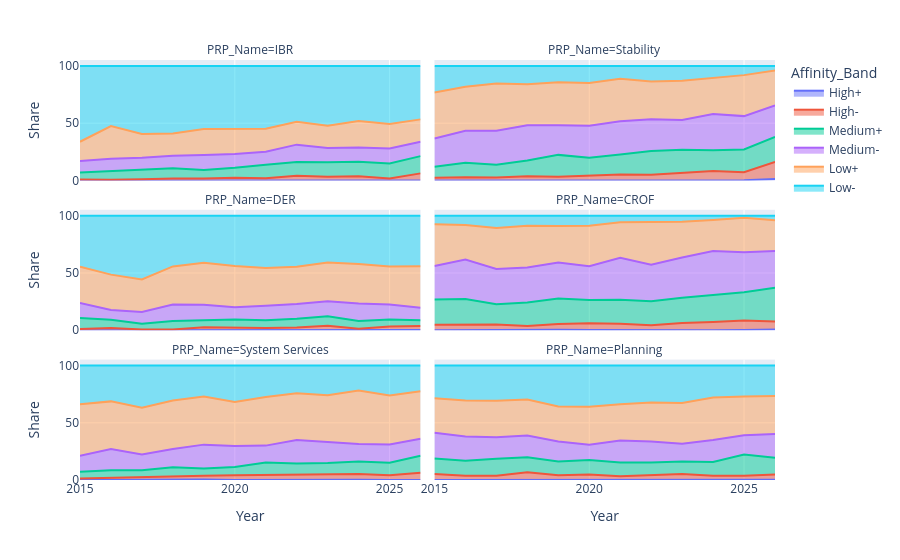

Write notebook code for a chart like this one.
### Markdown cell above
# TPWRS PRP Publications by Year: Six Affinity Bands

### Code cell
from pathlib import Path

import pandas as pd
import plotly.express as px

repo_root = Path.cwd().resolve().parent if Path.cwd().name == "notebooks" else Path.cwd().resolve()
benchmark_root = repo_root / "data" / "results" / "affinity_benchmark"
mapping_path = repo_root / "data" / "processed" / "ra_grouping_ra2025.csv"
band_order = ["Low-", "Low+", "Medium-", "Medium+", "High-", "High+"]
programme_order = ["IBR", "Stability", "DER", "CROF", "System Services", "Planning"]


def load_programme_mapping():
    programme_mapping = pd.read_csv(mapping_path)[["RA2025", "Grouping"]]
    return (
        programme_mapping
        .dropna()
        .drop_duplicates()
        .rename(columns={"RA2025": "RA2025_ID", "Grouping": "PRP_Name"})
    )


def assign_programme_bands(ra_adjudication_df):
    programme_mapping = load_programme_mapping()
    question_scores = ra_adjudication_df.copy()
    question_scores["RA2025_ID"] = pd.to_numeric(question_scores["RA2025_ID"], errors="coerce")
    question_scores["Final_Affinity"] = pd.to_numeric(question_scores["Final_Affinity"], errors="coerce")
    programme_mapping["RA2025_ID"] = pd.to_numeric(programme_mapping["RA2025_ID"], errors="coerce")
    question_scores = question_scores.merge(programme_mapping, on="RA2025_ID", how="left")
    question_scores = question_scores.dropna(
        subset=["Abstract_Index", "PRP_Name", "RA2025_ID", "Final_Affinity"]
    )
    programme_scores = (
        question_scores
        .sort_values(
            ["Abstract_Index", "PRP_Name", "Final_Affinity", "RA2025_ID"],
            ascending=[True, True, False, True],
        )
        .drop_duplicates(["Abstract_Index", "PRP_Name"], keep="first")
        .rename(
            columns={
                "RA2025_ID": "Highest_Question_ID",
                "RA_Question": "Highest_Question_Text",
                "Final_Affinity": "Highest_Question_Affinity",
            }
        )
    )
    programme_scores["Affinity_Band"] = pd.cut(
        programme_scores["Highest_Question_Affinity"],
        bins=[0, 20, 40, 60, 80, 100, float('inf')],
        labels=band_order,
        right=False,
    )
    return programme_scores


assignments_df = pd.concat(
    [
        assign_programme_bands(pd.read_csv(path)).assign(
            Year=int(path.parent.name.split("_")[1])
        )
        for path in sorted(benchmark_root.glob("tpwrs_*/adjudicated_ra_affinities.csv"))
    ],
    ignore_index=True,
 )

papers_per_year = assignments_df.groupby("Year")["Abstract_Index"].nunique()
coverage_bands = (
    assignments_df
    .groupby(["Year", "PRP_Name", "Affinity_Band"], observed=True)["Abstract_Index"]
    .nunique()
    .rename("Papers")
    .reindex(
        pd.MultiIndex.from_product(
            [papers_per_year.index, programme_order, band_order],
            names=["Year", "PRP_Name", "Affinity_Band"],
        ),
        fill_value=0,
    )
    .reset_index()
    .merge(papers_per_year.rename("Papers_Total"), on="Year")
 )
coverage_bands["Share"] = 100 * coverage_bands["Papers"] / coverage_bands["Papers_Total"]
coverage_bands["Affinity_Band"] = pd.Categorical(
    coverage_bands["Affinity_Band"], categories=band_order, ordered=True
 )


figure = px.area(
    coverage_bands,
    x="Year",
    y="Share",
    color="Affinity_Band",
    facet_col="PRP_Name",
    facet_col_wrap=2,
    category_orders={
        "PRP_Name": programme_order,
        "Affinity_Band": band_order[::-1],
    },
 )
# figure.update_yaxes(range=[0, 80])
figure.show()

### Figure 1 — Plotly figure (JSON) as saved in the notebook; plotly's stock layout.template omitted (floating-point values rounded to 4 significant figures)
{"data": [{"fillpattern": {"shape": ""}, "hovertemplate": "Affinity_Band=High+<br>PRP_Name=IBR<br>Year=%{x}<br>Share=%{y}<extra></extra>", "legendgroup": "High+", "line": {"color": "#636efa"}, "marker": {"symbol": "circle"}, "mode": "lines", "name": "High+", "orientation": "v", "showlegend": true, "stackgroup": "1", "type": "scatter", "x": [2015, 2016, 2017, 2018, 2019, 2020, 2021, 2022, 2023, 2024, 2025, 2026], "xaxis": "x5", "y": [0.0, 0.0, 0.0, 0.0, 0.0, 0.0, 0.0, 0.0, 0.0, 0.0, 0.0, 0.0], "yaxis": "y5"}, {"fillpattern": {"shape": ""}, "hovertemplate": "Affinity_Band=High-<br>PRP_Name=IBR<br>Year=%{x}<br>Share=%{y}<extra></extra>", "legendgroup": "High-", "line": {"color": "#EF553B"}, "marker": {"symbol": "circle"}, "mode": "lines", "name": "High-", "orientation": "v", "showlegend": true, "stackgroup": "1", "type": "scatter", "x": [2015, 2016, 2017, 2018, 2019, 2020, 2021, 2022, 2023, 2024, 2025, 2026], "xaxis": "x5", "y": [0.838, 0.565, 1.004, 1.707, 1.566, 2.277, 1.789, 3.991, 3.206, 3.654, 1.77, 6.145], "yaxis": "y5"}, {"fillpattern": {"shape": ""}, "hovertemplate": "Affinity_Band=Medium+<br>PRP_Name=IBR<br>Year=%{x}<br>Share=%{y}<extra></extra>", "legendgroup": "Medium+", "line": {"color": "#00cc96"}, "marker": {"symbol": "circle"}, "mode": "lines", "name": "Medium+", "orientation": "v", "showlegend": true, "stackgroup": "1", "type": "scatter", "x": [2015, 2016, 2017, 2018, 2019, 2020, 2021, 2022, 2023, 2024, 2025, 2026], "xaxis": "x5", "y": [6.145, 7.721, 8.233, 8.962, 7.632, 8.696, 11.99, 12.2, 12.63, 12.62, 13.05, 15.08], "yaxis": "y5"}, {"fillpattern": {"shape": ""}, "hovertemplate": "Affinity_Band=Medium-<br>PRP_Name=IBR<br>Year=%{x}<br>Share=%{y}<extra></extra>", "legendgroup": "Medium-", "line": {"color": "#ab63fa"}, "marker": {"symbol": "circle"}, "mode": "lines", "name": "Medium-", "orientation": "v", "showlegend": true, "stackgroup": "1", "type": "scatter", "x": [2015, 2016, 2017, 2018, 2019, 2020, 2021, 2022, 2023, 2024, 2025, 2026], "xaxis": "x5", "y": [10.06, 10.73, 10.64, 10.81, 13.11, 12.22, 11.27, 15.08, 12.42, 12.46, 13.05, 12.57], "yaxis": "y5"}, {"fillpattern": {"shape": ""}, "hovertemplate": "Affinity_Band=Low+<br>PRP_Name=IBR<br>Year=%{x}<br>Share=%{y}<extra></extra>", "legendgroup": "Low+", "line": {"color": "#FFA15A"}, "marker": {"symbol": "circle"}, "mode": "lines", "name": "Low+", "orientation": "v", "showlegend": true, "stackgroup": "1", "type": "scatter", "x": [2015, 2016, 2017, 2018, 2019, 2020, 2021, 2022, 2023, 2024, 2025, 2026], "xaxis": "x5", "y": [16.76, 28.44, 20.68, 19.63, 22.7, 21.53, 20.04, 19.96, 19.64, 23.09, 21.46, 19.55], "yaxis": "y5"}, {"fillpattern": {"shape": ""}, "hovertemplate": "Affinity_Band=Low-<br>PRP_Name=IBR<br>Year=%{x}<br>Share=%{y}<extra></extra>", "legendgroup": "Low-", "line": {"color": "#19d3f3"}, "marker": {"symbol": "circle"}, "mode": "lines", "name": "Low-", "orientation": "v", "showlegend": true, "stackgroup": "1", "type": "scatter", "x": [2015, 2016, 2017, 2018, 2019, 2020, 2021, 2022, 2023, 2024, 2025, 2026], "xaxis": "x5", "y": [66.2, 52.54, 59.44, 58.89, 54.99, 55.28, 54.92, 48.78, 52.1, 48.17, 50.66, 46.65], "yaxis": "y5"}, {"fillpattern": {"shape": ""}, "hovertemplate": "Affinity_Band=High+<br>PRP_Name=Stability<br>Year=%{x}<br>Share=%{y}<extra></extra>", "legendgroup": "High+", "line": {"color": "#636efa"}, "marker": {"symbol": "circle"}, "mode": "lines", "name": "High+", "orientation": "v", "showlegend": false, "stackgroup": "1", "type": "scatter", "x": [2015, 2016, 2017, 2018, 2019, 2020, 2021, 2022, 2023, 2024, 2025, 2026], "xaxis": "x6", "y": [0.0, 0.0, 0.0, 0.0, 0.1957, 0.0, 0.3578, 0.0, 0.2004, 0.1661, 0.2212, 1.117], "yaxis": "y6"}, {"fillpattern": {"shape": ""}, "hovertemplate": "Affinity_Band=High-<br>PRP_Name=Stability<br>Year=%{x}<br>Share=%{y}<extra></extra>", "legendgroup": "High-", "line": {"color": "#EF553B"}, "marker": {"symbol": "circle"}, "mode": "lines", "name": "High-", "orientation": "v", "showlegend": false, "stackgroup": "1", "type": "scatter", "x": [2015, 2016, 2017, 2018, 2019, 2020, 2021, 2022, 2023, 2024, 2025, 2026], "xaxis": "x6", "y": [2.235, 2.825, 2.61, 3.698, 2.935, 4.348, 4.83, 4.878, 6.413, 7.973, 6.858, 15.08], "yaxis": "y6"}, {"fillpattern": {"shape": ""}, "hovertemplate": "Affinity_Band=Medium+<br>PRP_Name=Stability<br>Year=%{x}<br>Share=%{y}<extra></extra>", "legendgroup": "Medium+", "line": {"color": "#00cc96"}, "marker": {"symbol": "circle"}, "mode": "lines", "name": "Medium+", "orientation": "v", "showlegend": false, "stackgroup": "1", "type": "scatter", "x": [2015, 2016, 2017, 2018, 2019, 2020, 2021, 2022, 2023, 2024, 2025, 2026], "xaxis": "x6", "y": [9.777, 12.62, 11.04, 13.66, 19.18, 15.53, 17.35, 20.84, 20.24, 18.27, 19.91, 21.79], "yaxis": "y6"}, {"fillpattern": {"shape": ""}, "hovertemplate": "Affinity_Band=Medium-<br>PRP_Name=Stability<br>Year=%{x}<br>Share=%{y}<extra></extra>", "legendgroup": "Medium-", "line": {"color": "#ab63fa"}, "marker": {"symbol": "circle"}, "mode": "lines", "name": "Medium-", "orientation": "v", "showlegend": false, "stackgroup": "1", "type": "scatter", "x": [2015, 2016, 2017, 2018, 2019, 2020, 2021, 2022, 2023, 2024, 2025, 2026], "xaxis": "x6", "y": [24.58, 27.87, 29.72, 30.87, 25.83, 27.95, 29.16, 27.72, 26.05, 31.56, 29.2, 27.65], "yaxis": "y6"}, {"fillpattern": {"shape": ""}, "hovertemplate": "Affinity_Band=Low+<br>PRP_Name=Stability<br>Year=%{x}<br>Share=%{y}<extra></extra>", "legendgroup": "Low+", "line": {"color": "#FFA15A"}, "marker": {"symbol": "circle"}, "mode": "lines", "name": "Low+", "orientation": "v", "showlegend": false, "stackgroup": "1", "type": "scatter", "x": [2015, 2016, 2017, 2018, 2019, 2020, 2021, 2022, 2023, 2024, 2025, 2026], "xaxis": "x6", "y": [40.22, 38.61, 41.37, 35.85, 37.57, 37.27, 37.21, 33.04, 34.27, 31.73, 35.84, 30.45], "yaxis": "y6"}, {"fillpattern": {"shape": ""}, "hovertemplate": "Affinity_Band=Low-<br>PRP_Name=Stability<br>Year=%{x}<br>Share=%{y}<extra></extra>", "legendgroup": "Low-", "line": {"color": "#19d3f3"}, "marker": {"symbol": "circle"}, "mode": "lines", "name": "Low-", "orientation": "v", "showlegend": false, "stackgroup": "1", "type": "scatter", "x": [2015, 2016, 2017, 2018, 2019, 2020, 2021, 2022, 2023, 2024, 2025, 2026], "xaxis": "x6", "y": [23.18, 18.08, 15.26, 15.93, 14.29, 14.91, 11.09, 13.53, 12.83, 10.3, 7.965, 3.911], "yaxis": "y6"}, {"fillpattern": {"shape": ""}, "hovertemplate": "Affinity_Band=High+<br>PRP_Name=DER<br>Year=%{x}<br>Share=%{y}<extra></extra>", "legendgroup": "High+", "line": {"color": "#636efa"}, "marker": {"symbol": "circle"}, "mode": "lines", "name": "High+", "orientation": "v", "showlegend": false, "stackgroup": "1", "type": "scatter", "x": [2015, 2016, 2017, 2018, 2019, 2020, 2021, 2022, 2023, 2024, 2025, 2026], "xaxis": "x3", "y": [0.0, 0.0, 0.0, 0.0, 0.0, 0.0, 0.1789, 0.0, 0.0, 0.0, 0.2212, 0.2793], "yaxis": "y3"}, {"fillpattern": {"shape": ""}, "hovertemplate": "Affinity_Band=High-<br>PRP_Name=DER<br>Year=%{x}<br>Share=%{y}<extra></extra>", "legendgroup": "High-", "line": {"color": "#EF553B"}, "marker": {"symbol": "circle"}, "mode": "lines", "name": "High-", "orientation": "v", "showlegend": false, "stackgroup": "1", "type": "scatter", "x": [2015, 2016, 2017, 2018, 2019, 2020, 2021, 2022, 2023, 2024, 2025, 2026], "xaxis": "x3", "y": [1.117, 1.883, 0.6024, 0.7112, 2.544, 2.07, 1.789, 2.439, 3.808, 1.163, 3.097, 3.352], "yaxis": "y3"}, {"fillpattern": {"shape": ""}, "hovertemplate": "Affinity_Band=Medium+<br>PRP_Name=DER<br>Year=%{x}<br>Share=%{y}<extra></extra>", "legendgroup": "Medium+", "line": {"color": "#00cc96"}, "marker": {"symbol": "circle"}, "mode": "lines", "name": "Medium+", "orientation": "v", "showlegend": false, "stackgroup": "1", "type": "scatter", "x": [2015, 2016, 2017, 2018, 2019, 2020, 2021, 2022, 2023, 2024, 2025, 2026], "xaxis": "x3", "y": [9.497, 7.345, 5.02, 7.255, 6.262, 7.246, 6.798, 7.539, 8.417, 6.977, 5.973, 5.028], "yaxis": "y3"}, {"fillpattern": {"shape": ""}, "hovertemplate": "Affinity_Band=Medium-<br>PRP_Name=DER<br>Year=%{x}<br>Share=%{y}<extra></extra>", "legendgroup": "Medium-", "line": {"color": "#ab63fa"}, "marker": {"symbol": "circle"}, "mode": "lines", "name": "Medium-", "orientation": "v", "showlegend": false, "stackgroup": "1", "type": "scatter", "x": [2015, 2016, 2017, 2018, 2019, 2020, 2021, 2022, 2023, 2024, 2025, 2026], "xaxis": "x3", "y": [13.13, 8.475, 10.24, 14.51, 13.5, 10.77, 12.7, 12.86, 13.03, 15.28, 13.27, 10.89], "yaxis": "y3"}, {"fillpattern": {"shape": ""}, "hovertemplate": "Affinity_Band=Low+<br>PRP_Name=DER<br>Year=%{x}<br>Share=%{y}<extra></extra>", "legendgroup": "Low+", "line": {"color": "#FFA15A"}, "marker": {"symbol": "circle"}, "mode": "lines", "name": "Low+", "orientation": "v", "showlegend": false, "stackgroup": "1", "type": "scatter", "x": [2015, 2016, 2017, 2018, 2019, 2020, 2021, 2022, 2023, 2024, 2025, 2026], "xaxis": "x3", "y": [31.84, 30.89, 28.51, 33.29, 36.59, 36.02, 32.92, 32.59, 33.87, 34.55, 33.19, 36.31], "yaxis": "y3"}, {"fillpattern": {"shape": ""}, "hovertemplate": "Affinity_Band=Low-<br>PRP_Name=DER<br>Year=%{x}<br>Share=%{y}<extra></extra>", "legendgroup": "Low-", "line": {"color": "#19d3f3"}, "marker": {"symbol": "circle"}, "mode": "lines", "name": "Low-", "orientation": "v", "showlegend": false, "stackgroup": "1", "type": "scatter", "x": [2015, 2016, 2017, 2018, 2019, 2020, 2021, 2022, 2023, 2024, 2025, 2026], "xaxis": "x3", "y": [44.41, 51.41, 55.62, 44.24, 41.1, 43.89, 45.62, 44.57, 40.88, 42.03, 44.25, 44.13], "yaxis": "y3"}, {"fillpattern": {"shape": ""}, "hovertemplate": "Affinity_Band=High+<br>PRP_Name=CROF<br>Year=%{x}<br>Share=%{y}<extra></extra>", "legendgroup": "High+", "line": {"color": "#636efa"}, "marker": {"symbol": "circle"}, "mode": "lines", "name": "High+", "orientation": "v", "showlegend": false, "stackgroup": "1", "type": "scatter", "x": [2015, 2016, 2017, 2018, 2019, 2020, 2021, 2022, 2023, 2024, 2025, 2026], "xaxis": "x4", "y": [0.0, 0.1883, 0.2008, 0.1422, 0.3914, 0.207, 0.0, 0.0, 0.2004, 0.0, 0.2212, 0.5587], "yaxis": "y4"}, {"fillpattern": {"shape": ""}, "hovertemplate": "Affinity_Band=High-<br>PRP_Name=CROF<br>Year=%{x}<br>Share=%{y}<extra></extra>", "legendgroup": "High-", "line": {"color": "#EF553B"}, "marker": {"symbol": "circle"}, "mode": "lines", "name": "High-", "orientation": "v", "showlegend": false, "stackgroup": "1", "type": "scatter", "x": [2015, 2016, 2017, 2018, 2019, 2020, 2021, 2022, 2023, 2024, 2025, 2026], "xaxis": "x4", "y": [4.749, 4.52, 4.819, 3.556, 5.088, 5.797, 5.725, 4.435, 6.012, 7.143, 8.186, 6.983], "yaxis": "y4"}, {"fillpattern": {"shape": ""}, "hovertemplate": "Affinity_Band=Medium+<br>PRP_Name=CROF<br>Year=%{x}<br>Share=%{y}<extra></extra>", "legendgroup": "Medium+", "line": {"color": "#00cc96"}, "marker": {"symbol": "circle"}, "mode": "lines", "name": "Medium+", "orientation": "v", "showlegend": false, "stackgroup": "1", "type": "scatter", "x": [2015, 2016, 2017, 2018, 2019, 2020, 2021, 2022, 2023, 2024, 2025, 2026], "xaxis": "x4", "y": [22.07, 22.6, 17.67, 20.63, 22.31, 20.29, 20.93, 20.84, 22.24, 23.92, 24.78, 29.61], "yaxis": "y4"}, {"fillpattern": {"shape": ""}, "hovertemplate": "Affinity_Band=Medium-<br>PRP_Name=CROF<br>Year=%{x}<br>Share=%{y}<extra></extra>", "legendgroup": "Medium-", "line": {"color": "#ab63fa"}, "marker": {"symbol": "circle"}, "mode": "lines", "name": "Medium-", "orientation": "v", "showlegend": false, "stackgroup": "1", "type": "scatter", "x": [2015, 2016, 2017, 2018, 2019, 2020, 2021, 2022, 2023, 2024, 2025, 2026], "xaxis": "x4", "y": [29.33, 34.46, 30.92, 30.44, 31.31, 29.61, 36.67, 31.93, 35.07, 38.21, 34.96, 32.12], "yaxis": "y4"}, {"fillpattern": {"shape": ""}, "hovertemplate": "Affinity_Band=Low+<br>PRP_Name=CROF<br>Year=%{x}<br>Share=%{y}<extra></extra>", "legendgroup": "Low+", "line": {"color": "#FFA15A"}, "marker": {"symbol": "circle"}, "mode": "lines", "name": "Low+", "orientation": "v", "showlegend": false, "stackgroup": "1", "type": "scatter", "x": [2015, 2016, 2017, 2018, 2019, 2020, 2021, 2022, 2023, 2024, 2025, 2026], "xaxis": "x4", "y": [36.59, 30.13, 35.74, 36.56, 32.09, 35.4, 30.95, 37.03, 31.26, 27.08, 30.09, 26.82], "yaxis": "y4"}, {"fillpattern": {"shape": ""}, "hovertemplate": "Affinity_Band=Low-<br>PRP_Name=CROF<br>Year=%{x}<br>Share=%{y}<extra></extra>", "legendgroup": "Low-", "line": {"color": "#19d3f3"}, "marker": {"symbol": "circle"}, "mode": "lines", "name": "Low-", "orientation": "v", "showlegend": false, "stackgroup": "1", "type": "scatter", "x": [2015, 2016, 2017, 2018, 2019, 2020, 2021, 2022, 2023, 2024, 2025, 2026], "xaxis": "x4", "y": [7.263, 8.098, 10.64, 8.677, 8.806, 8.696, 5.725, 5.765, 5.21, 3.654, 1.77, 3.911], "yaxis": "y4"}, {"fillpattern": {"shape": ""}, "hovertemplate": "Affinity_Band=High+<br>PRP_Name=System Services<br>Year=%{x}<br>Share=%{y}<extra></extra>", "legendgroup": "High+", "line": {"color": "#636efa"}, "marker": {"symbol": "circle"}, "mode": "lines", "name": "High+", "orientation": "v", "showlegend": false, "stackgroup": "1", "type": "scatter", "x": [2015, 2016, 2017, 2018, 2019, 2020, 2021, 2022, 2023, 2024, 2025, 2026], "xaxis": "x", "y": [0.0, 0.1883, 0.0, 0.2845, 0.3914, 0.0, 0.1789, 0.4435, 0.0, 0.1661, 0.0, 0.0], "yaxis": "y"}, {"fillpattern": {"shape": ""}, "hovertemplate": "Affinity_Band=High-<br>PRP_Name=System Services<br>Year=%{x}<br>Share=%{y}<extra></extra>", "legendgroup": "High-", "line": {"color": "#EF553B"}, "marker": {"symbol": "circle"}, "mode": "lines", "name": "High-", "orientation": "v", "showlegend": false, "stackgroup": "1", "type": "scatter", "x": [2015, 2016, 2017, 2018, 2019, 2020, 2021, 2022, 2023, 2024, 2025, 2026], "xaxis": "x", "y": [1.397, 1.883, 2.61, 3.414, 3.327, 4.141, 4.293, 4.656, 5.411, 5.15, 4.204, 6.425], "yaxis": "y"}, {"fillpattern": {"shape": ""}, "hovertemplate": "Affinity_Band=Medium+<br>PRP_Name=System Services<br>Year=%{x}<br>Share=%{y}<extra></extra>", "legendgroup": "Medium+", "line": {"color": "#00cc96"}, "marker": {"symbol": "circle"}, "mode": "lines", "name": "Medium+", "orientation": "v", "showlegend": false, "stackgroup": "1", "type": "scatter", "x": [2015, 2016, 2017, 2018, 2019, 2020, 2021, 2022, 2023, 2024, 2025, 2026], "xaxis": "x", "y": [5.866, 6.403, 5.823, 7.397, 6.262, 7.246, 10.91, 9.313, 9.419, 10.8, 10.84, 14.8], "yaxis": "y"}, {"fillpattern": {"shape": ""}, "hovertemplate": "Affinity_Band=Medium-<br>PRP_Name=System Services<br>Year=%{x}<br>Share=%{y}<extra></extra>", "legendgroup": "Medium-", "line": {"color": "#ab63fa"}, "marker": {"symbol": "circle"}, "mode": "lines", "name": "Medium-", "orientation": "v", "showlegend": false, "stackgroup": "1", "type": "scatter", "x": [2015, 2016, 2017, 2018, 2019, 2020, 2021, 2022, 2023, 2024, 2025, 2026], "xaxis": "x", "y": [13.97, 18.64, 13.86, 15.93, 20.94, 18.43, 14.67, 20.62, 18.44, 15.28, 15.93, 14.8], "yaxis": "y"}, {"fillpattern": {"shape": ""}, "hovertemplate": "Affinity_Band=Low+<br>PRP_Name=System Services<br>Year=%{x}<br>Share=%{y}<extra></extra>", "legendgroup": "Low+", "line": {"color": "#FFA15A"}, "marker": {"symbol": "circle"}, "mode": "lines", "name": "Low+", "orientation": "v", "showlegend": false, "stackgroup": "1", "type": "scatter", "x": [2015, 2016, 2017, 2018, 2019, 2020, 2021, 2022, 2023, 2024, 2025, 2026], "xaxis": "x", "y": [44.97, 41.62, 40.96, 42.53, 42.07, 38.3, 42.58, 40.8, 40.88, 46.84, 42.92, 41.62], "yaxis": "y"}, {"fillpattern": {"shape": ""}, "hovertemplate": "Affinity_Band=Low-<br>PRP_Name=System Services<br>Year=%{x}<br>Share=%{y}<extra></extra>", "legendgroup": "Low-", "line": {"color": "#19d3f3"}, "marker": {"symbol": "circle"}, "mode": "lines", "name": "Low-", "orientation": "v", "showlegend": false, "stackgroup": "1", "type": "scatter", "x": [2015, 2016, 2017, 2018, 2019, 2020, 2021, 2022, 2023, 2024, 2025, 2026], "xaxis": "x", "y": [33.8, 31.26, 36.75, 30.44, 27.01, 31.88, 27.37, 24.17, 25.85, 21.76, 26.11, 22.35], "yaxis": "y"}, {"fillpattern": {"shape": ""}, "hovertemplate": "Affinity_Band=High+<br>PRP_Name=Planning<br>Year=%{x}<br>Share=%{y}<extra></extra>", "legendgroup": "High+", "line": {"color": "#636efa"}, "marker": {"symbol": "circle"}, "mode": "lines", "name": "High+", "orientation": "v", "showlegend": false, "stackgroup": "1", "type": "scatter", "x": [2015, 2016, 2017, 2018, 2019, 2020, 2021, 2022, 2023, 2024, 2025, 2026], "xaxis": "x2", "y": [0.0, 0.0, 0.0, 0.0, 0.0, 0.0, 0.0, 0.0, 0.0, 0.0, 0.0, 0.2793], "yaxis": "y2"}, {"fillpattern": {"shape": ""}, "hovertemplate": "Affinity_Band=High-<br>PRP_Name=Planning<br>Year=%{x}<br>Share=%{y}<extra></extra>", "legendgroup": "High-", "line": {"color": "#EF553B"}, "marker": {"symbol": "circle"}, "mode": "lines", "name": "High-", "orientation": "v", "showlegend": false, "stackgroup": "1", "type": "scatter", "x": [2015, 2016, 2017, 2018, 2019, 2020, 2021, 2022, 2023, 2024, 2025, 2026], "xaxis": "x2", "y": [5.307, 3.766, 3.815, 6.828, 4.11, 4.762, 3.22, 4.435, 5.21, 3.654, 3.761, 4.469], "yaxis": "y2"}, {"fillpattern": {"shape": ""}, "hovertemplate": "Affinity_Band=Medium+<br>PRP_Name=Planning<br>Year=%{x}<br>Share=%{y}<extra></extra>", "legendgroup": "Medium+", "line": {"color": "#00cc96"}, "marker": {"symbol": "circle"}, "mode": "lines", "name": "Medium+", "orientation": "v", "showlegend": false, "stackgroup": "1", "type": "scatter", "x": [2015, 2016, 2017, 2018, 2019, 2020, 2021, 2022, 2023, 2024, 2025, 2026], "xaxis": "x2", "y": [13.41, 12.99, 14.86, 13.09, 12.13, 12.63, 12.16, 10.86, 11.02, 12.13, 18.58, 14.8], "yaxis": "y2"}, {"fillpattern": {"shape": ""}, "hovertemplate": "Affinity_Band=Medium-<br>PRP_Name=Planning<br>Year=%{x}<br>Share=%{y}<extra></extra>", "legendgroup": "Medium-", "line": {"color": "#ab63fa"}, "marker": {"symbol": "circle"}, "mode": "lines", "name": "Medium-", "orientation": "v", "showlegend": false, "stackgroup": "1", "type": "scatter", "x": [2015, 2016, 2017, 2018, 2019, 2020, 2021, 2022, 2023, 2024, 2025, 2026], "xaxis": "x2", "y": [22.63, 21.28, 18.67, 19.06, 17.42, 13.46, 19.14, 18.4, 15.43, 19.1, 16.81, 20.67], "yaxis": "y2"}, {"fillpattern": {"shape": ""}, "hovertemplate": "Affinity_Band=Low+<br>PRP_Name=Planning<br>Year=%{x}<br>Share=%{y}<extra></extra>", "legendgroup": "Low+", "line": {"color": "#FFA15A"}, "marker": {"symbol": "circle"}, "mode": "lines", "name": "Low+", "orientation": "v", "showlegend": false, "stackgroup": "1", "type": "scatter", "x": [2015, 2016, 2017, 2018, 2019, 2020, 2021, 2022, 2023, 2024, 2025, 2026], "xaxis": "x2", "y": [30.17, 31.45, 31.93, 31.44, 30.53, 33.13, 31.66, 34.15, 35.67, 37.21, 33.85, 33.24], "yaxis": "y2"}, {"fillpattern": {"shape": ""}, "hovertemplate": "Affinity_Band=Low-<br>PRP_Name=Planning<br>Year=%{x}<br>Share=%{y}<extra></extra>", "legendgroup": "Low-", "line": {"color": "#19d3f3"}, "marker": {"symbol": "circle"}, "mode": "lines", "name": "Low-", "orientation": "v", "showlegend": false, "stackgroup": "1", "type": "scatter", "x": [2015, 2016, 2017, 2018, 2019, 2020, 2021, 2022, 2023, 2024, 2025, 2026], "xaxis": "x2", "y": [28.49, 30.51, 30.72, 29.59, 35.81, 36.02, 33.81, 32.15, 32.67, 27.91, 26.99, 26.54], "yaxis": "y2"}], "layout": {"annotations": [{"font": {}, "showarrow": false, "text": "PRP_Name=System Services", "x": 0.245, "xanchor": "center", "xref": "paper", "y": 0.2867, "yanchor": "bottom", "yref": "paper"}, {"font": {}, "showarrow": false, "text": "PRP_Name=Planning", "x": 0.755, "xanchor": "center", "xref": "paper", "y": 0.2867, "yanchor": "bottom", "yref": "paper"}, {"font": {}, "showarrow": false, "text": "PRP_Name=DER", "x": 0.245, "xanchor": "center", "xref": "paper", "y": 0.6433, "yanchor": "bottom", "yref": "paper"}, {"font": {}, "showarrow": false, "text": "PRP_Name=CROF", "x": 0.755, "xanchor": "center", "xref": "paper", "y": 0.6433, "yanchor": "bottom", "yref": "paper"}, {"font": {}, "showarrow": false, "text": "PRP_Name=IBR", "x": 0.245, "xanchor": "center", "xref": "paper", "y": 1.0, "yanchor": "bottom", "yref": "paper"}, {"font": {}, "showarrow": false, "text": "PRP_Name=Stability", "x": 0.755, "xanchor": "center", "xref": "paper", "y": 1.0, "yanchor": "bottom", "yref": "paper"}], "legend": {"title": {"text": "Affinity_Band"}, "tracegroupgap": 0}, "margin": {"t": 60}, "xaxis": {"anchor": "y", "domain": [0, 0.49], "title": {"text": "Year"}}, "xaxis2": {"anchor": "y2", "domain": [0.51, 1], "matches": "x", "title": {"text": "Year"}}, "xaxis3": {"anchor": "y3", "domain": [0, 0.49], "matches": "x", "showticklabels": false}, "xaxis4": {"anchor": "y4", "domain": [0.51, 1], "matches": "x", "showticklabels": false}, "xaxis5": {"anchor": "y5", "domain": [0, 0.49], "matches": "x", "showticklabels": false}, "xaxis6": {"anchor": "y6", "domain": [0.51, 1], "matches": "x", "showticklabels": false}, "yaxis": {"anchor": "x", "domain": [0, 0.2867], "title": {"text": "Share"}}, "yaxis2": {"anchor": "x2", "domain": [0, 0.2867], "matches": "y", "showticklabels": false}, "yaxis3": {"anchor": "x3", "domain": [0.3567, 0.6433], "matches": "y", "title": {"text": "Share"}}, "yaxis4": {"anchor": "x4", "domain": [0.3567, 0.6433], "matches": "y", "showticklabels": false}, "yaxis5": {"anchor": "x5", "domain": [0.7133, 1.0], "matches": "y", "title": {"text": "Share"}}, "yaxis6": {"anchor": "x6", "domain": [0.7133, 1.0], "matches": "y", "showticklabels": false}}}
